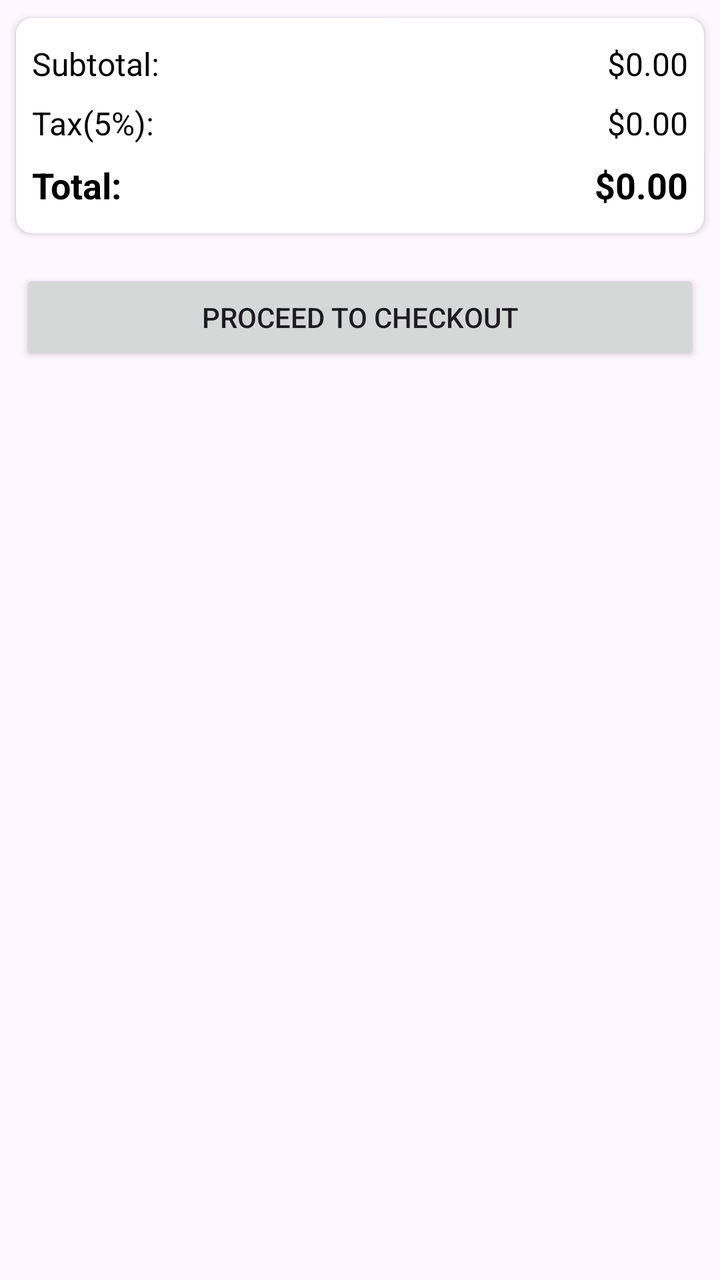
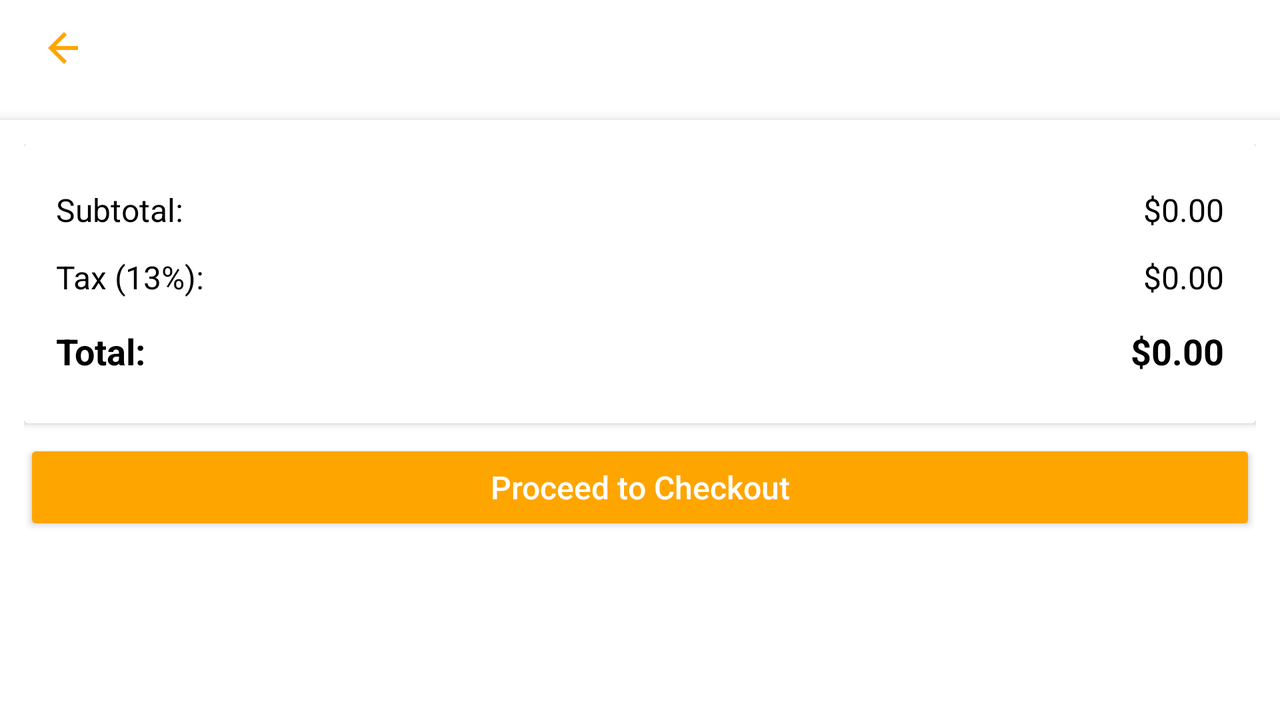

An Android layout and its configuration variant, each rendered on a device that would load it. The default file and the variant file are quoted in full after the pictures.
<!-- AndroidManifest.xml: application theme Theme.FirebaseGroupApp7 -->
<!-- res/layout/cart.xml -->
<?xml version="1.0" encoding="utf-8"?>
<LinearLayout xmlns:android="http://schemas.android.com/apk/res/android"
    xmlns:app="http://schemas.android.com/apk/res-auto"
    xmlns:tools="http://schemas.android.com/tools"
    android:id="@+id/main"
    android:layout_width="match_parent"
    android:layout_height="match_parent"
    android:orientation="vertical"
    tools:context=".CartActivity">

    <ScrollView
        android:layout_width="match_parent"
        android:layout_height="match_parent">

        <LinearLayout
            android:layout_width="match_parent"
            android:layout_height="match_parent"
            android:orientation="vertical">

            <androidx.recyclerview.widget.RecyclerView
                android:id="@+id/cartRecyclerView"
                android:layout_width="match_parent"
                android:layout_height="wrap_content"
                android:layout_marginTop="1dp"
                app:layout_constraintTop_toTopOf="parent"
                tools:layout_editor_absoluteX="1dp"/>

            <LinearLayout
                android:layout_width="match_parent"
                android:layout_height="wrap_content"
                android:orientation="vertical">

                <androidx.cardview.widget.CardView
                    android:layout_width="match_parent"
                    android:layout_height="wrap_content"
                    android:layout_margin="8dp"
                    android:padding="8dp"
                    app:cardCornerRadius="8dp">

                    <LinearLayout
                        android:id="@+id/bill"
                        android:layout_width="match_parent"
                        android:layout_height="wrap_content"
                        android:padding="8dp"
                        android:orientation="vertical">

                        <LinearLayout
                            android:layout_width="match_parent"
                            android:layout_height="wrap_content"
                            android:orientation="horizontal"
                            android:paddingVertical="4dp">

                            <TextView
                                android:layout_width="0dp"
                                android:layout_height="wrap_content"
                                android:layout_weight="1"
                                android:text="Subtotal:"
                                android:textColor="@color/black"
                                android:textSize="16sp" />

                            <TextView
                                android:id="@+id/subtotalAmount"
                                android:layout_width="wrap_content"
                                android:layout_height="wrap_content"
                                android:text="$0.00"
                                android:textColor="@color/black"
                                android:textSize="16sp" />
                        </LinearLayout>

                        <LinearLayout
                            android:layout_width="match_parent"
                            android:layout_height="wrap_content"
                            android:orientation="horizontal"
                            android:paddingVertical="4dp">

                            <TextView
                                android:layout_width="0dp"
                                android:layout_height="wrap_content"
                                android:layout_weight="1"
                                android:text="Tax(5%):"
                                android:textColor="@color/black"
                                android:textSize="16sp" />

                            <TextView
                                android:id="@+id/taxAmount"
                                android:layout_width="wrap_content"
                                android:layout_height="wrap_content"
                                android:text="$0.00"
                                android:textColor="@color/black"
                                android:textSize="16sp" />
                        </LinearLayout>

                        <LinearLayout
                            android:layout_width="match_parent"
                            android:layout_height="wrap_content"
                            android:orientation="horizontal"
                            android:paddingVertical="4dp">

                            <TextView
                                android:layout_width="0dp"
                                android:layout_height="wrap_content"
                                android:layout_weight="1"
                                android:text="Total:"
                                android:textColor="@color/black"
                                android:textSize="18sp"
                                android:textStyle="bold" />

                            <TextView
                                android:id="@+id/totalAmount"
                                android:layout_width="wrap_content"
                                android:layout_height="wrap_content"
                                android:text="$0.00"
                                android:textColor="@color/black"
                                android:textSize="18sp"
                                android:textStyle="bold" />
                        </LinearLayout>

                    </LinearLayout>
                </androidx.cardview.widget.CardView>


                <Button
                    android:id="@+id/checkoutBtn"
                    android:layout_width="match_parent"
                    android:layout_height="wrap_content"
                    android:layout_margin="10dp"
                    android:text="Proceed To Checkout" />

            </LinearLayout>
        </LinearLayout>

    </ScrollView>

</LinearLayout>
<!-- resources referenced by this layout -->
<resources>
  <color name="black">#FF000000</color>
  <!-- from res/values-v23/ -->
  <style name="Theme.FirebaseGroupApp7" parent="Base.Theme.FirebaseGroupApp7">
          
          <item name="android:navigationBarColor">@android:color/transparent</item>
          <item name="android:statusBarColor">@android:color/transparent</item>
          <item name="android:windowLightStatusBar">?attr/isLightTheme</item>
      </style>
  <style name="Base.Theme.FirebaseGroupApp7" parent="Theme.Material3.DayNight.NoActionBar">
          
          
      </style>
</resources>
<!-- res/layout-land/cart.xml (the author's variant of the layout above) -->
<!-- drawn on the phone turned sideways -->
<?xml version="1.0" encoding="utf-8"?>
<LinearLayout xmlns:android="http://schemas.android.com/apk/res/android"
    xmlns:app="http://schemas.android.com/apk/res-auto"
    xmlns:tools="http://schemas.android.com/tools"
    android:id="@+id/main"
    android:layout_width="match_parent"
    android:layout_height="match_parent"
    android:orientation="vertical"
    android:background="@color/white"
    android:fitsSystemWindows="true"
    tools:context=".CartActivity">

    <androidx.constraintlayout.widget.ConstraintLayout
        android:id="@+id/toolbar"
        android:layout_width="match_parent"
        android:layout_height="wrap_content"
        app:layout_constraintTop_toTopOf="parent">

        <ImageButton
            android:id="@+id/backButton"
            android:layout_width="48dp"
            android:layout_height="48dp"
            android:layout_marginStart="8dp"
            android:background="?attr/selectableItemBackgroundBorderless"
            android:contentDescription="Go Back"
            app:layout_constraintBottom_toBottomOf="parent"
            app:layout_constraintStart_toStartOf="parent"
            app:layout_constraintTop_toTopOf="parent"
            app:srcCompat="@drawable/ic_back_arrow" />

    </androidx.constraintlayout.widget.ConstraintLayout>

    <androidx.constraintlayout.widget.ConstraintLayout
        android:id="@+id/emptyCart"
        android:layout_width="match_parent"
        android:layout_height="match_parent"
        android:visibility="gone">

        <TextView
            android:id="@+id/textViewEmptyCart"
            android:layout_width="wrap_content"
            android:layout_height="wrap_content"
            android:fontFamily="sans-serif-medium"
            android:text="Your cart is empty."
            android:textColor="@color/black"
            android:textSize="22sp"
            app:layout_constraintBottom_toBottomOf="parent"
            app:layout_constraintEnd_toEndOf="parent"
            app:layout_constraintStart_toStartOf="parent"
            app:layout_constraintTop_toTopOf="parent"
            app:layout_constraintVertical_bias="0.5" />

    </androidx.constraintlayout.widget.ConstraintLayout>

    <ScrollView
        android:layout_width="match_parent"
        android:layout_height="match_parent">

        <LinearLayout
            android:layout_width="match_parent"
            android:layout_height="wrap_content"
            android:orientation="vertical" >

            <androidx.recyclerview.widget.RecyclerView
                android:id="@+id/cartRecyclerView"
                android:layout_width="match_parent"
                android:layout_height="0dp"
                android:layout_weight="1"
                android:clipToPadding="false"
                android:paddingBottom="12dp"
                tools:itemCount="3" />

            <LinearLayout
                android:layout_width="match_parent"
                android:layout_height="wrap_content"
                android:layout_gravity="bottom"
                android:background="@color/white"
                android:elevation="4dp"
                android:orientation="vertical"
                android:padding="12dp">

                
                <androidx.cardview.widget.CardView
                    android:layout_width="match_parent"
                    android:layout_height="wrap_content"
                    android:layout_marginBottom="8dp">

                    <LinearLayout
                        android:layout_width="match_parent"
                        android:layout_height="wrap_content"
                        android:orientation="vertical"
                        android:padding="16dp">

                        
                        <LinearLayout
                            android:layout_width="match_parent"
                            android:layout_height="wrap_content"
                            android:orientation="horizontal"
                            android:paddingVertical="6dp">

                            <TextView
                                android:layout_width="0dp"
                                android:layout_height="wrap_content"
                                android:layout_weight="1"
                                android:text="Subtotal:"
                                android:textColor="@color/black"
                                android:textSize="16sp" />

                            <TextView
                                android:id="@+id/subtotalAmount"
                                android:layout_width="wrap_content"
                                android:layout_height="wrap_content"
                                android:text="$0.00"
                                android:textColor="@color/black"
                                android:textSize="16sp" />
                        </LinearLayout>

                        
                        <LinearLayout
                            android:layout_width="match_parent"
                            android:layout_height="wrap_content"
                            android:orientation="horizontal"
                            android:paddingVertical="6dp">

                            <TextView
                                android:id="@+id/taxLabel"
                                android:layout_width="0dp"
                                android:layout_height="wrap_content"
                                android:layout_weight="1"
                                android:text="Tax (13%):"
                                android:textColor="@color/black"
                                android:textSize="16sp" />

                            <TextView
                                android:id="@+id/taxAmount"
                                android:layout_width="wrap_content"
                                android:layout_height="wrap_content"
                                android:text="$0.00"
                                android:textColor="@color/black"
                                android:textSize="16sp" />
                        </LinearLayout>

                        
                        <LinearLayout
                            android:layout_width="match_parent"
                            android:layout_height="wrap_content"
                            android:orientation="horizontal"
                            android:paddingVertical="8dp">

                            <TextView
                                android:layout_width="0dp"
                                android:layout_height="wrap_content"
                                android:layout_weight="1"
                                android:text="Total:"
                                android:textColor="@color/black"
                                android:textSize="18sp"
                                android:textStyle="bold" />

                            <TextView
                                android:id="@+id/totalAmount"
                                android:layout_width="wrap_content"
                                android:layout_height="wrap_content"
                                android:text="$0.00"
                                android:textColor="@color/black"
                                android:textSize="18sp"
                                android:textStyle="bold" />
                        </LinearLayout>

                    </LinearLayout>
                </androidx.cardview.widget.CardView>

                
                <Button
                    android:id="@+id/checkoutBtn"
                    android:layout_width="match_parent"
                    android:layout_height="wrap_content"
                    android:backgroundTint="@color/orange"
                    android:elevation="4dp"
                    android:fontFamily="sans-serif-medium"
                    android:paddingVertical="12dp"
                    android:text="Proceed to Checkout"
                    android:textAllCaps="false"
                    android:textColor="@color/white"
                    android:textSize="16sp" />

            </LinearLayout>
        </LinearLayout>
    </ScrollView>

    

    

    

</LinearLayout>
<!-- resources referenced by the variant -->
<!-- as the phone turned sideways resolves them -->
<resources>
  <color name="black">#FF000000</color>
  <color name="orange">#FFA500</color>
  <color name="white">#FFFFFFFF</color>
  <!-- drawable ic_back_arrow (drawable) -->
  <vector xmlns:android="http://schemas.android.com/apk/res/android"
      android:width="24dp"
      android:height="24dp"
      android:viewportWidth="24"
      android:viewportHeight="24">
  
      <path
          android:fillColor="#FFA500"
          android:pathData="M19,11H7.83l5.59-5.59L12,4l-8,8 8,8 1.41-1.41L7.83,13H19v-2z"/>
  </vector>
  <!-- from res/values-v23/ -->
  <style name="Theme.FirebaseGroupApp7" parent="Base.Theme.FirebaseGroupApp7">
          
          <item name="android:navigationBarColor">@android:color/transparent</item>
          <item name="android:statusBarColor">@android:color/transparent</item>
          <item name="android:windowLightStatusBar">?attr/isLightTheme</item>
      </style>
  <style name="Base.Theme.FirebaseGroupApp7" parent="Theme.Material3.DayNight.NoActionBar">
          
          
      </style>
</resources>
